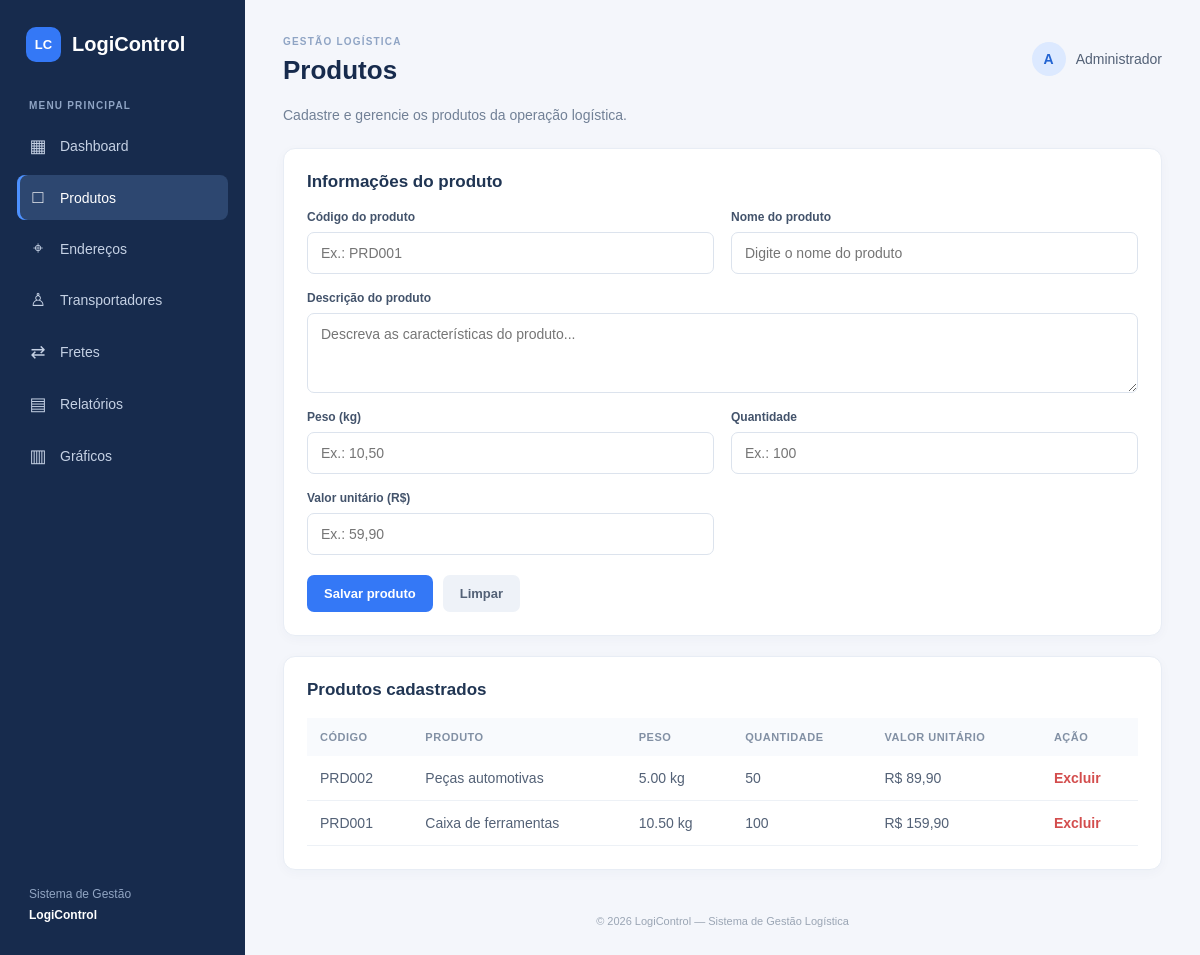
Page /index.php?pagina=produtos on the committed database.
### tables this page shows
CREATE TABLE IF NOT EXISTS produtos (
  id INT AUTO_INCREMENT PRIMARY KEY,
  codigo VARCHAR(30) NOT NULL UNIQUE,
  nome VARCHAR(150) NOT NULL,
  descricao TEXT,
  peso DECIMAL(10,2) DEFAULT 0,
  quantidade INT DEFAULT 0,
  valor_unitario DECIMAL(10,2) DEFAULT 0,
  criado_em TIMESTAMP DEFAULT CURRENT_TIMESTAMP
);

### pages/produtos.php (the view, shortened to what this page needs)
<?php
$lista=$pdo->query("SELECT * FROM produtos ORDER BY id DESC")->fetchAll();
?>
<p class="subtitle">Cadastre e gerencie os produtos da operação logística.</p>
<section class="panel"><h2>Informações do produto</h2><form method="post" class="form-grid"><input type="hidden" name="acao" value="salvar">
<label>Código do produto<input name="codigo" placeholder="Ex.: PRD001" required></label>
<label>Nome do produto<input name="nome" placeholder="Digite o nome do produto" required></label>
<label class="full">Descrição do produto<textarea name="descricao" placeholder="Descreva as características do produto..."></textarea></label>
<label>Peso (kg)<input type="number" name="peso" step="0.01" min="0" placeholder="Ex.: 10,50"></label>
<label>Quantidade<input type="number" name="quantidade" min="0" placeholder="Ex.: 100"></label>
<label>Valor unitário (R$)<input type="number" name="valor_unitario" step="0.01" min="0" placeholder="Ex.: 59,90"></label>
<div class="form-actions full"><button class="button primary">Salvar produto</button><button type="reset" class="button secondary">Limpar</button></div></form></section>
<section class="panel"><h2>Produtos cadastrados</h2><div class="table-wrap"><table><thead><tr><th>Código</th><th>Produto</th><th>Peso</th><th>Quantidade</th><th>Valor unitário</th><th>Ação</th></tr></thead><tbody>
<?php foreach($lista as $p): ?><tr><td><?= h($p['codigo']) ?></td><td><?= h($p['nome']) ?></td><td><?= h($p['peso']) ?> kg</td><td><?= h($p['quantidade']) ?></td><td>R$ <?= number_format((float)$p['valor_unitario'],2,',','.') ?></td><td><a class="delete" onclick="return confirm('Excluir este produto?')" href="index.php?pagina=produtos&excluir=<?= (int)$p['id'] ?>">Excluir</a></td></tr><?php endforeach; ?>
<?php if(!$lista): ?><tr><td colspan="6" class="empty">Nenhum produto cadastrado.</td></tr><?php endif; ?></tbody></table></div></section>

### index.php (shortened to what this page needs)
<?php
require_once __DIR__ . '/config/conexao.php';
$pagina = $_GET['pagina'] ?? 'dashboard';
function h($valor): string { return htmlspecialchars((string)$valor, ENT_QUOTES, 'UTF-8'); }
?>
<!DOCTYPE html>
<html lang="pt-BR">
<head>
<link rel="stylesheet" href="assets/css/style.css">
</head>
<body>
<aside class="sidebar">
  <div class="brand"><span class="brand-icon">LC</span><span>LogiControl</span></div>
  <div class="nav-label">MENU PRINCIPAL</div>
  <nav>
    <?php
    $menus = ['dashboard'=>'Dashboard','produtos'=>'Produtos','enderecos'=>'Endereços','transportadores'=>'Transportadores','fretes'=>'Fretes','relatorios'=>'Relatórios','graficos'=>'Gráficos'];
    foreach ($menus as $chave=>$nome):
      $icone = ['dashboard'=>'▦','produtos'=>'□','enderecos'=>'⌖','transportadores'=>'♙','fretes'=>'⇄','relatorios'=>'▤','graficos'=>'▥'][$chave];
    ?>
      <a class="<?= $pagina===$chave?'active':'' ?>" href="index.php?pagina=<?= h($chave) ?>"><span><?= $icone ?></span><?= h($nome) ?></a>
    <?php endforeach; ?>
  </nav>
  <div class="sidebar-bottom">Sistema de Gestão<br><strong>LogiControl</strong></div>
</aside>
<main class="main">
  <header class="topbar"><div><span class="eyebrow">GESTÃO LOGÍSTICA</span><h1><?= h($menus[$pagina]) ?></h1></div><div class="user-chip"><span class="avatar">A</span><span>Administrador</span></div></header>
  <?php if ($pagina==='dashboard'): ?>
    <p class="subtitle">Acompanhe as principais informações da sua operação logística.</p>
    <section class="stats">
      <article class="stat-card"><span class="stat-icon blue">□</span><div><small>Total de produtos</small><strong><?= total($pdo,'produtos') ?></strong><small>Produtos cadastrados</small></div></article>
      <article class="stat-card"><span class="stat-icon purple">♙</span><div><small>Transportadores</small><strong><?= total($pdo,'transportadores') ?></strong><small>Transportadores cadastrados</small></div></article>
      <article class="stat-card"><span class="stat-icon green">⇄</span><div><small>Fretes realizados</small><strong><?= total($pdo,'fretes') ?></strong><small>Fretes registrados</small></div></article>
      <article class="stat-card"><span class="stat-icon orange">◷</span><div><small>Entregas pendentes</small><strong><?= (int)$pdo->query("SELECT COUNT(*) FROM fretes WHERE status='Pendente'")->fetchColumn() ?></strong><small>Aguardando conclusão</small></div></article>
    </section>
    <section class="panel"><div class="panel-heading"><div><h2>Últimos fretes cadastrados</h2><p>Visualize as movimentações mais recentes</p></div><a class="button secondary" href="index.php?pagina=fretes">Ver fretes</a></div>
    <?php
    $ultimos=$pdo->query("SELECT f.codigo,t.nome AS transportador,o.cidade AS origem,d.cidade AS destino,f.status FROM fretes f JOIN transportadores t ON t.id=f.transportador_id JOIN enderecos o ON o.id=f.endereco_origem_id JOIN enderecos d ON d.id=f.endereco_destino_id ORDER BY f.id DESC LIMIT 6")->fetchAll();
    ?>
    <div class="table-wrap"><table><thead><tr><th>Código</th><th>Transportador</th><th>Origem</th><th>Destino</th><th>Status</th></tr></thead><tbody>
    <?php if (!$ultimos): ?><tr><td colspan="5" class="empty">Nenhum frete cadastrado até o momento.</td></tr><?php endif; ?>
    <?php foreach($ultimos as $f): ?><tr><td><strong><?= h($f['codigo']) ?></strong></td><td><?= h($f['transportador']) ?></td><td><?= h($f['origem']) ?></td><td><?= h($f['destino']) ?></td><td><span class="status"><?= h($f['status']) ?></span></td></tr><?php endforeach; ?>
    </tbody></table></div></section>
  <?php elseif (in_array($pagina,['produtos','enderecos','transportadores','fretes'],true)): ?>
    <?php include __DIR__ . '/pages/' . $pagina . '.php'; ?>
  <?php endif; ?>
  <footer>© <?= date('Y') ?> LogiControl — Sistema de Gestão Logística</footer>
</main>
</body></html>

### assets/css/style.css (style rules this page uses)
* { box-sizing:border-box }
body { margin:0;background:#f4f6fb;color:#202b3c;font-family:Arial,Helvetica,sans-serif;font-size:14px }
.sidebar { position:fixed;inset:0 auto 0 0;width:245px;background:#172b4d;color:#dce6f7;padding:27px 17px;display:flex;flex-direction:column }
.brand { display:flex;align-items:center;gap:11px;color:#fff;font-size:20px;font-weight:700;padding:0 9px 38px }
.brand-icon { display:grid;place-items:center;width:35px;height:35px;border-radius:10px;background:#3478f6;font-size:13px }
.nav-label,.eyebrow { font-size:10px;letter-spacing:1.2px;color:#8fa4c4;font-weight:700 }
.nav-label { padding:0 12px 12px }
.sidebar nav { display:grid;gap:6px }
.sidebar nav a { display:flex;align-items:center;gap:13px;color:#c5d1e4;text-decoration:none;padding:12px;border-radius:8px;font-size:14px }
.sidebar nav a span { width:18px;text-align:center;font-size:18px }
.sidebar nav a:hover,.sidebar nav a.active { background:#2d4770;color:white }
.sidebar nav a.active { box-shadow:inset 3px 0 #4d91ff }
.sidebar-bottom { margin-top:auto;color:#91a5c3;font-size:12px;line-height:1.7;padding:12px }
.sidebar-bottom strong { color:#fff }
.main { margin-left:245px;padding:32px 38px;max-width:1600px }
.topbar { display:flex;align-items:center;justify-content:space-between;margin-bottom:18px }
.topbar h1 { font-size:26px;margin:7px 0 0;color:#172b4d }
.user-chip { display:flex;align-items:center;gap:10px;color:#536176 }
.avatar { width:34px;height:34px;border-radius:50%;background:#dce9ff;color:#2364d2;display:grid;place-items:center;font-weight:bold }
.subtitle { color:#718096;margin:0 0 22px;line-height:1.6 }
.panel { background:white;border:1px solid #e8edf5;border-radius:12px;padding:23px;margin:20px 0;box-shadow:0 3px 12px #263b5b08 }
.panel h2 { font-size:17px;color:#203553;margin:0 0 18px }
.table-wrap { width:100%;overflow-x:auto }
table { width:100%;border-collapse:collapse;white-space:nowrap }
th { text-align:left;color:#8290a4;font-size:11px;text-transform:uppercase;letter-spacing:.5px;background:#f8fafd;padding:13px }
td { padding:14px 13px;border-bottom:1px solid #edf1f6;color:#536176 }
.button { border:0;border-radius:7px;padding:11px 17px;font-weight:700;font-size:13px;cursor:pointer;text-decoration:none;display:inline-block }
.primary { background:#3478f6;color:white }
.secondary { background:#eef2f8;color:#536176 }
.form-grid { display:grid;grid-template-columns:repeat(2,minmax(0,1fr));gap:17px }
.form-grid label { display:grid;gap:8px;color:#43536b;font-weight:600;font-size:12px }
.form-grid input,.form-grid textarea,.form-grid select { width:100%;border:1px solid #dce3ed;border-radius:7px;padding:12px 13px;font:14px Arial;color:#29384e;background:#fff;outline:none }
.form-grid textarea { min-height:80px;resize:vertical }
.full { grid-column:1/-1 }
.form-actions { display:flex;gap:10px;margin-top:3px }
.delete { color:#d34d4d;text-decoration:none;font-weight:600 }
footer { text-align:center;color:#9aa5b4;font-size:11px;padding:25px 0 5px }

### rows in the picture
produtos: codigo "PRD002", nome "Peças automotivas", peso "5.00", quantidade "50", valor_unitario "89,90"
produtos: codigo "PRD001", nome "Caixa de ferramentas", peso "10.50", quantidade "100", valor_unitario "159,90"

### other values in the picture
$icone "▦"
$nome "Dashboard"
$icone "□"
$nome "Produtos"
$icone "⌖"
$nome "Endereços"
$icone "♙"
$nome "Transportadores"
$icone "⇄"
$nome "Fretes"
$icone "▤"
$nome "Relatórios"
$icone "▥"
$nome "Gráficos"
$menus[$pagina] "Produtos"
